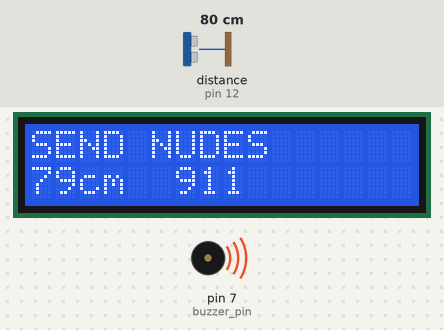
A sketch run on a simulated Arduino Uno, built with avr-gcc and run on an emulated ATmega328P. Parts: 16×2 character LCD, buzzer (waves = sounding). Wiring (inferred from the names in the program): ultrasonic range finder: trigger pin 13; echo pin 12. The test bench sets the inputs (shaded band); at power-on: distance to the obstacle (sensor on pin 12) 80 cm. The echo pulse lasts 58.3 µs per cm.

Above: at 1.2 s.
1.3 s: distance to the obstacle (sensor on pin 12) set to 2 cm
At 2.2 s:
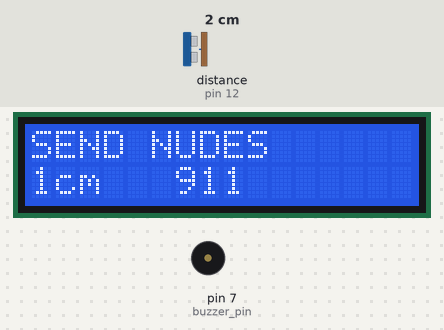
3.5 s: distance to the obstacle (sensor on pin 12) set to 4 cm
At 4.9 s:
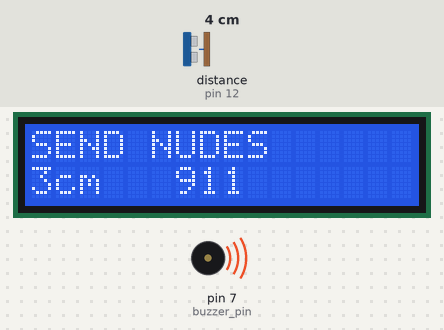
5.8 s: distance to the obstacle (sensor on pin 12) set to 9 cm
At 7.2 s:
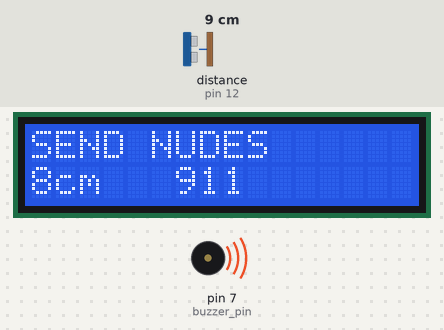
Timing chart, 0 to 14.0 s (numbered marks = the images above; inputs shaded):
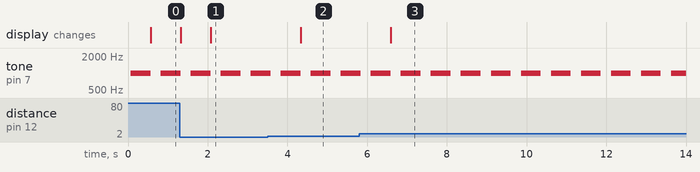

The sketch:

distamce.ino
```cpp
/*
HC-SR04 Ultrasonic Sensor with LCD dispaly

HC-SR04 Ultrasonic Sensor
  VCC to Arduino 5V
  GND to Arduino GND
  Echo to Arduino pin 12
  Trig to Arduino pin 13

LCD Display (I used JHD162A)
  VSS to Arduino GND
  VCC to Arduino 5V
  VEE to Arduino GND
  RS to Arduino pin 11
  R/W to Arduino pin 10
  E to Arduino pin 9
  DB4 to Arduino pin 2
  DB5 to Arduino pin 3
  DB6 to Arduino pin 4
  DB7 to Arduino pin 5
  LED+ to Arduino 5V
  LED- to Arduino GND

Modified by Ahmed Djebali (June 1, 2015).
*/
#include <LiquidCrystal.h> //Load Liquid Crystal Library
LiquidCrystal LCD(11,10,9,2,3,4,5);  //Create Liquid Crystal Object called LCD

#define trigPin 13 //Sensor Echo pin connected to Arduino pin 13
#define echoPin 12 //Sensor Trip pin connected to Arduino pin 12
int buzzer_pin = 7;
//Simple program just for testing the HC-SR04 Ultrasonic Sensor with LCD dispaly
//URL:

void setup()
{
  pinMode(trigPin, OUTPUT);
  pinMode(echoPin, INPUT);
  pinMode (buzzer_pin, OUTPUT);

  LCD.begin(16,2); //Tell Arduino to start your 16 column 2 row LCD
  LCD.setCursor(0,0);  //Set LCD cursor to upper left corner, column 0, row 0
  LCD.print("SEND NUDES ");  //Print Message on First Row

}

void loop() {
  long duration, distance;
  digitalWrite(trigPin, LOW);
  delayMicroseconds(2);
  digitalWrite(trigPin, HIGH);
  delayMicroseconds(10);
  digitalWrite(trigPin, LOW);
  duration = pulseIn(echoPin, HIGH);
  distance = (duration/2) / 29.1;
        digitalWrite (buzzer_pin, HIGH);
          tone(buzzer_pin, 1000, 500);
        delay (500);
  LCD.setCursor(0,1);  //Set cursor to first column of second row
  LCD.print("      911"); //Print blanks to clear the row
  LCD.setCursor(0,1);   //Set Cursor again to first column of second row
  LCD.print(distance); //Print measured distance
  LCD.print("cm");  //Print your units.
  delay(250); //pause to let things settle
}
```

Measured:
- after the input at 1.3 s, the display: first differs from a run without the input after 0.78 s (image 1)
- after the input at 3.5 s, the display: changes after 0.84 s (image 2)
- after the input at 5.8 s, the display: changes after 0.80 s (image 3)
- by itself, tone on pin 7 (buzzer_pin): alternates 1000 Hz for 0.50 s and silent for 0.25 s
